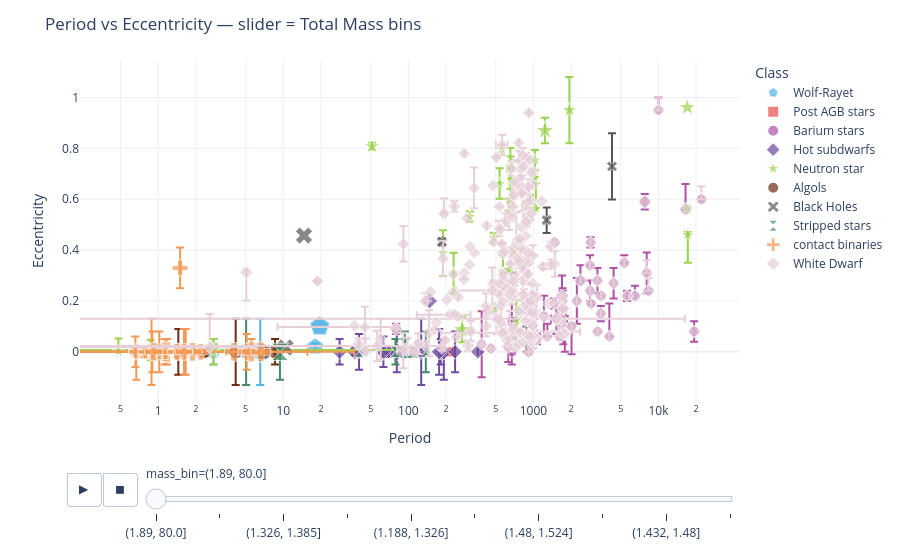

The cell this chart's notebook holds for it:
### Code cell
# Now make an interactive plotly version with mass as a slider
# Compute total mass and create mass bins for the slider
df['Total Mass'] = (df['M1'].fillna(0) + df['M2'].fillna(0)).astype(float)
# Create quantile-based bins to get a reasonable number of slider frames (e.g. 10)
n_bins = 10
# Handle constant or NaN total mass gracefully
if df['Total Mass'].isnull().all() or df['Total Mass'].nunique() <= 1:
    df['mass_bin'] = 'all'
else:
    # we label bins as strings so the slider displays readable tick labels
    df['mass_bin'] = pd.qcut(df['Total Mass'], q=n_bins, duplicates='drop').astype(str)

# Build the animated scatter with animation_frame set to the mass bin
# Ensure size column is numeric and has no NaNs (Plotly requires numeric sizes)
size_col = df['M1'].copy()
# Replace NaN with a small positive floor so markers remain visible
size_col = size_col.fillna(df['M1'].median() if df['M1'].notnull().any() else 1.0)
# Enforce a minimum marker size (e.g., 3) and scale for better visibility
size_col = (size_col - size_col.min()) / (size_col.max() - size_col.min() + 1e-9) * 12 + 3

fig = px.scatter(df.assign(_size=size_col), x='Period', y='Eccentricity',
                 color='class',
                 color_discrete_map=COLORMAP,
                 symbol='class',
                 symbol_map=SYMBOLMAP,
                 hover_data={'System Name': True, 'M1': ':.2f', 'M2': ':.2f', 'Type1': True, 'Type2': True},
                 size='_size',                 # use safe computed size column
                 animation_frame='mass_bin',
                 animation_group='System Name',
                 size_max=15,
                 log_x=True,
                 template='plotly_white')

# Optionally attach error bars if present
try:
    fig.update_traces(error_x=dict(type='data', array=df['Period_err_plus'], arrayminus=df['Period_err_minus']),
                      error_y=dict(type='data', array=df['Ecc_err_plus'], arrayminus=df['Ecc_err_minus']))
except Exception:
    pass

# Improve layout: set slider title and format ticks
fig.update_layout(title='Period vs Eccentricity — slider = Total Mass bins',
                  legend_title_text='Class')
fig.show()

### Figure 1 — Plotly figure (JSON) as saved in the notebook; plotly's stock layout.template omitted (floating-point values rounded to 4 significant figures; data arrays with more than 128 entries replaced by an {"elided": "..."} marker saying what was removed)
{"data": [{"customdata": [["BAT99 19", 40, 22, "O6 V", "WR-WN4"], ["BAT99 129", 27, 16, "O4 V", "WR-WN5"], ["SMC AB 6", 41, 18, "O-O5.5 V", "WR-WN3"], ["SMC AB 7", 44, 23, "O-O6 I", "WR-WN4"], ["SMC AB 8", 61, 19, "O-O4 V", "WR-WO4"]], "error_x": {"array": {"elided": "3851 float values"}, "arrayminus": {"elided": "3851 float values"}, "type": "data"}, "error_y": {"array": {"elided": "3851 float values"}, "arrayminus": {"elided": "3851 float values"}, "type": "data"}, "hovertemplate": "class=Wolf-Rayet<br>mass_bin=(1.89, 80.0]<br>Period=%{x}<br>Eccentricity=%{y}<br>_size=%{marker.size}<br>System Name=%{customdata[0]}<br>M1=%{customdata[1]:.2f}<br>M2=%{customdata[2]:.2f}<br>Type1=%{customdata[3]}<br>Type2=%{customdata[4]}<extra></extra>", "ids": ["BAT99 19", "BAT99 129", "SMC AB 6", "SMC AB 7", "SMC AB 8"], "legendgroup": "Wolf-Rayet", "marker": {"color": "#52b4e5", "size": [10.87, 8.306, 11.06, 11.65, 15.0], "sizemode": "area", "sizeref": 0.06667, "symbol": "pentagon"}, "mode": "markers", "name": "Wolf-Rayet", "orientation": "v", "showlegend": true, "type": "scatter", "x": [17.99, 2.769, 6.538, 19.56, 19.56], "xaxis": "x", "y": [0.02, 0.0, 0.0, 0.1, 0.1], "yaxis": "y"}, {"customdata": [["IRAS 06452-3456", null, 2.07, "MS?", "post AGB"]], "error_x": {"array": {"elided": "3851 float values"}, "arrayminus": {"elided": "3851 float values"}, "type": "data"}, "error_y": {"array": {"elided": "3851 float values"}, "arrayminus": {"elided": "3851 float values"}, "type": "data"}, "hovertemplate": "class=Post AGB stars<br>mass_bin=(1.89, 80.0]<br>Period=%{x}<br>Eccentricity=%{y}<br>_size=%{marker.size}<br>System Name=%{customdata[0]}<br>M1=%{customdata[1]:.2f}<br>M2=%{customdata[2]:.2f}<br>Type1=%{customdata[3]}<br>Type2=%{customdata[4]}<extra></extra>", "ids": ["IRAS 06452-3456"], "legendgroup": "Post AGB stars", "marker": {"color": "#ea4d4d", "size": [3.163], "sizemode": "area", "sizeref": 0.06667, "symbol": "square"}, "mode": "markers", "name": "Post AGB stars", "orientation": "v", "showlegend": true, "type": "scatter", "x": [215.4], "xaxis": "x", "y": [0.0], "yaxis": "y"}, {"customdata": {"elided": "52x5 mixed values"}, "error_x": {"array": {"elided": "3851 float values"}, "arrayminus": {"elided": "3851 float values"}, "type": "data"}, "error_y": {"array": {"elided": "3851 float values"}, "arrayminus": {"elided": "3851 float values"}, "type": "data"}, "hovertemplate": "class=Barium stars<br>mass_bin=(1.89, 80.0]<br>Period=%{x}<br>Eccentricity=%{y}<br>_size=%{marker.size}<br>System Name=%{customdata[0]}<br>M1=%{customdata[1]:.2f}<br>M2=%{customdata[2]:.2f}<br>Type1=%{customdata[3]}<br>Type2=%{customdata[4]}<extra></extra>", "ids": ["HD 89948", "HD 207585", "DM -64 4333", "DM -42 2048", "DM -14 2678", "DM -01 3022", "HD 16458", "HD 18182", "HD 20394", "HD 27271", "HD 31487", "HD 40430", "HD 43389", "HD 44896", "HD 46407", "HD 49641", "HD 49841", "HD 50082", "HD 53199", "HD 58121", "HD 58368", "HD 59852", "HD 77247", "HD 84678", "HD 91208", "HD 92626", "HD 95193", "HD 98839", "HD 101013", "HD 104979", "HD 119185", "HD 121447", "HD 134698", "HD 139195", "HD 143899", "HD 154430", "HD 178717", "HD 180622", "HD 183915", "HD 196673", "HD 199939", "HD 200063", "HD 201657", "HD 201824", "HD 202109", "HD 204075", "HD 205011", "HD 210946", "HD 211594", "HD 218356", "HD 223617", "NGC 2420-173"], "legendgroup": "Barium stars", "marker": {"color": "#af52a6", "size": [3.258, 3.738, 3.266, 3.364, 3.581, 3.305, 3.364, 3.345, 3.384, 3.561, 3.66, 3.443, 3.345, 3.581, 3.404, 3.522, 3.541, 3.305, 3.482, 3.502, 3.502, 3.482, 3.758, 3.443, 3.443, 3.6, 3.522, 3.837, 3.325, 3.522, 3.325, 3.305, 3.285, 3.502, 3.463, 3.443, 3.305, 3.345, 3.345, 3.975, 3.541, 3.384, 3.345, 3.325, 3.66, 3.876, 3.345, 3.345, 3.384, 3.837, 3.266, 3.581], "sizemode": "area", "sizeref": 0.06667, "symbol": "circle"}, "mode": "markers", "name": "Barium stars", "orientation": "v", "showlegend": true, "type": "scatter", "x": [673.0, 672.0, 386.0, 3260.0, 3470.0, 3253.0, 2018.0, 8059.0, 2226.0, 1693.0, 1066.0, 5609.0, 1689.0, 629.0, 457.0, 1785.0, 897.0, 2896.0, 8314.0, 1214.0, 672.0, 3464.0, 80.0, 1630.0, 1754.0, 918.0, 1653.0, 16470.0, 1711.0, 19300.0, 22060.0, 185.7, 10000.0, 5324.0, 1461.0, 1668.0, 2866.0, 4049.0, 4382.0, 7780.0, 584.9, 1735.0, 1710.0, 2837.0, 6489.0, 2378.0, 2837.0, 1529.0, 1019.0, 111.0, 1294.0, 1479.0], "xaxis": "x", "y": [0.12, 0.0, 0.03, 0.08, 0.22, 0.28, 0.1, 0.31, 0.2, 0.22, 0.05, 0.22, 0.08, 0.02, 0.013, 0.07, 0.16, 0.19, 0.24, 0.14, 0.22, 0.15, 0.09, 0.06, 0.17, 0.0, 0.13, 0.56, 0.2, 0.08, 0.6, 0.015, 0.95, 0.35, 0.19, 0.11, 0.43, 0.06, 0.27, 0.59, 0.28, 0.07, 0.17, 0.34, 0.22, 0.28, 0.24, 0.13, 0.06, 0.0, 0.06, 0.43], "yaxis": "y"}, {"customdata": [["HD58978", 11.5, 1.3, "Be", "sdOB"], ["HD200120", 7.85, 0.765, "Be", "sdOB"], ["HD10516", 9.6, 1.2, "Be", "sdOB"], ["HD55606", 6.3, 0.865, "Be", "sdOB"], ["HD109387", 3.65, 0.426, "Be", "sdOB"], ["HD113120", 10.1, 1.43, "Be", "sdOB"], ["HD137387", 11.8, 1.6, "Be", "sdOB"], ["HD152478", 6.5, 0.53, "Be", "sdOB"], ["HD157042", 10.5, 1.06, "Be", "sdOB"], ["HD41335", 17.6, 1.03, "Be", "sdOB"], ["HD161306", 6.02, 0.784, "Be", "sdOB"], ["HD183537", 4.25, 0.477, "Be", "sdOB"], ["HD191610", 6.26, 0.76, "Be", "sdOB"], ["HD194335", 8.2, 1.35, "Be", "sdOB"], ["HD200310", 10.75, 1.45, "Be", "sdOB"], ["HD167128", 4.24, 0.27, "Be", "sdOB"]], "error_x": {"array": {"elided": "3851 float values"}, "arrayminus": {"elided": "3851 float values"}, "type": "data"}, "error_y": {"array": {"elided": "3851 float values"}, "arrayminus": {"elided": "3851 float values"}, "type": "data"}, "hovertemplate": "class=Hot subdwarfs<br>mass_bin=(1.89, 80.0]<br>Period=%{x}<br>Eccentricity=%{y}<br>_size=%{marker.size}<br>System Name=%{customdata[0]}<br>M1=%{customdata[1]:.2f}<br>M2=%{customdata[2]:.2f}<br>Type1=%{customdata[3]}<br>Type2=%{customdata[4]}<extra></extra>", "ids": ["HD58978", "HD200120", "HD10516", "HD55606", "HD109387", "HD113120", "HD137387", "HD152478", "HD157042", "HD41335", "HD161306", "HD183537", "HD191610", "HD194335", "HD200310", "HD167128"], "legendgroup": "Hot subdwarfs", "marker": {"color": "#6d4aa0", "size": [5.254, 4.536, 4.88, 4.231, 3.709, 4.979, 5.313, 4.27, 5.057, 6.455, 4.175, 3.827, 4.223, 4.605, 5.107, 3.825], "sizemode": "area", "sizeref": 0.06667, "symbol": "diamond"}, "mode": "markers", "name": "Hot subdwarfs", "orientation": "v", "showlegend": true, "type": "scatter", "x": [37.25, 28.19, 126.7, 93.76, 61.55, 181.5, 192.1, 236.5, 176.2, 80.87, 99.31, 69.53, 359.3, 63.15, 147.6, 40.33], "xaxis": "x", "y": [0.0, 0.0, 0.0, 0.0, 0.0, 0.0, 0.0, 0.0, 0.0, 0.0, 0.0, 0.0, 0.0, 0.0, 0.2, 0.0], "yaxis": "y"}, {"customdata": {"elided": "33x5 mixed values"}, "error_x": {"array": {"elided": "3851 float values"}, "arrayminus": {"elided": "3851 float values"}, "type": "data"}, "error_y": {"array": {"elided": "3851 float values"}, "arrayminus": {"elided": "3851 float values"}, "type": "data"}, "hovertemplate": "class=Neutron star<br>mass_bin=(1.89, 80.0]<br>Period=%{x}<br>Eccentricity=%{y}<br>_size=%{marker.size}<br>System Name=%{customdata[0]}<br>M1=%{customdata[1]:.2f}<br>M2=%{customdata[2]:.2f}<br>Type1=%{customdata[3]}<br>Type2=%{customdata[4]}<extra></extra>", "ids": ["PSR J0045-7319", "PSR B1259-63", "PSR J1638-4725", "PSR J1638-4725", "PSR J2032+4127", "PSR J2108+4516", "PSR J0210+5845", "Gaia NS1", "J0553-1349", "J2057-4742", "J1553-6846", "J2102+3703", "J0742-4749", "J0152-2049", "J0003-5604", "J1733+5808", "J1150-2203", "J1449+6919", "J0217-7541", "J0639-3655", "J1739+4502", "J0036-0932", "J1048+6547", "J2145+2837", "J2244-2236", "J0824+5254", "J0230+5950", "J0634+6256", "2XMM J1255", "2MASS J06163552", "56 UMa", "J0606+2132", "LAMOST J2354"], "legendgroup": "Neutron star", "marker": {"color": "#9bd24e", "size": [4.723, 6.928, 4.565, 6.928, 5.943, 6.977, 3.699, 3.146, 3.183, 3.196, 3.195, 3.193, 3.167, 3.144, 3.148, 3.219, 3.222, 3.169, 3.186, 3.25, 3.144, 3.175, 3.185, 3.177, 3.187, 3.207, 3.209, 3.222, 3.219, 3.305, 3.837, 3.52, 3.118], "sizemode": "area", "sizeref": 0.06667, "symbol": "star"}, "mode": "markers", "name": "Neutron star", "orientation": "v", "showlegend": true, "type": "scatter", "x": [51.17, 1237.0, 1940.0, 231.0, 17000.0, 269.4, 17180.0, 730.9, 189.1, 230.2, 310.2, 481.0, 497.6, 536.1, 561.8, 570.9, 631.8, 632.6, 636.1, 654.6, 657.4, 719.8, 827.0, 889.5, 938.3, 1027.0, 1029.0, 1046.0, 2.761, 0.8666, 16910.0, 2.774, 0.4799], "xaxis": "x", "y": [0.8079, 0.8699, 0.95, 0.5789, 0.961, 0.08742, 0.46, 0.123, 0.3879, 0.3095, 0.5314, 0.448, 0.168, 0.6615, 0.795, 0.3093, 0.552, 0.2668, 0.3228, 0.721, 0.6777, 0.3993, 0.357, 0.584, 0.5666, 0.686, 0.753, 0.564, 0.0, 0.007, 0.562, 0.01, 0.002], "yaxis": "y"}, {"customdata": [["VFTS 061", 16.3, 8.7, "O9.7: V:", "ON8.5 III:"], ["VFTS 652", 18.1, 6.5, "O9 III:", "B2 Ip"], ["VFTS 538", 18.3, 11.8, "ON9 Ia", "O7.5: I:(f)"], ["HV 2543", 25.6, 15.6, "O8V:", "O9III"], ["VFTS 450", 29, 27.8, "O7::", "O9.7 III:"], ["W61 28-22", 30.9, 13, "O7V", "O8.5III"], ["HV 2241", 36.2, 18.4, "O7 III", "B0 III"], ["TT Aur", 8.1, 5.4, "B2V", "B4"], ["Mu1 Sco", 8.3, 4.6, "B1V", "B:"], ["SV Gem", 8.34, 3.37, "B3", "F:6.5:IV:"], ["V454 Cyg", 8.4, 2.86, "B2.5V", "B7III"]], "error_x": {"array": {"elided": "3851 float values"}, "arrayminus": {"elided": "3851 float values"}, "type": "data"}, "error_y": {"array": {"elided": "3851 float values"}, "arrayminus": {"elided": "3851 float values"}, "type": "data"}, "hovertemplate": "class=Algols<br>mass_bin=(1.89, 80.0]<br>Period=%{x}<br>Eccentricity=%{y}<br>_size=%{marker.size}<br>System Name=%{customdata[0]}<br>M1=%{customdata[1]:.2f}<br>M2=%{customdata[2]:.2f}<br>Type1=%{customdata[3]}<br>Type2=%{customdata[4]}<extra></extra>", "ids": ["VFTS 061", "VFTS 652", "VFTS 538", "HV 2543", "VFTS 450", "W61 28-22", "HV 2241", "TT Aur", "Mu1 Sco", "SV Gem", "V454 Cyg"], "legendgroup": "Algols", "marker": {"color": "#6d2c14", "size": [6.199, 6.554, 6.593, 8.03, 8.7, 9.074, 10.12, 4.585, 4.624, 4.632, 4.644], "sizemode": "area", "sizeref": 0.06667, "symbol": "circle"}, "mode": "markers", "name": "Algols", "orientation": "v", "showlegend": true, "type": "scatter", "x": [2.333, 8.589, 4.16, 4.829, 6.892, 4.251, 4.343, 1.333, 1.446, 4.0, 2.31], "xaxis": "x", "y": [0.0, 0.0, 0.0, NaN, 0.0, NaN, NaN, NaN, 0.0, NaN, NaN], "yaxis": "y"}, {"customdata": [["Gaia BH1", 0.93, 9.27, "MS", "BH"], ["Gaia BH2", 1.07, 8.94, "RG", "BH"], ["Gaia BH3", 0.76, 32.7, "RG", "BH"], ["VFTS 243", 25, 10.1, "O7V", "BH"], ["HD 130298", 24.2, null, "O6.5III", "BH"], ["G3425", 2.66, 3.6, "RG", "BH?"]], "error_x": {"array": {"elided": "3851 float values"}, "arrayminus": {"elided": "3851 float values"}, "type": "data"}, "error_y": {"array": {"elided": "3851 float values"}, "arrayminus": {"elided": "3851 float values"}, "type": "data"}, "hovertemplate": "class=Black Holes<br>mass_bin=(1.89, 80.0]<br>Period=%{x}<br>Eccentricity=%{y}<br>_size=%{marker.size}<br>System Name=%{customdata[0]}<br>M1=%{customdata[1]:.2f}<br>M2=%{customdata[2]:.2f}<br>Type1=%{customdata[3]}<br>Type2=%{customdata[4]}<extra></extra>", "ids": ["Gaia BH1", "Gaia BH2", "Gaia BH3", "VFTS 243", "HD 130298", "G3425"], "legendgroup": "Black Holes", "marker": {"color": "#565656", "size": [3.173, 3.201, 3.14, 7.912, 7.755, 3.514], "sizemode": "area", "sizeref": 0.06667, "symbol": "x"}, "mode": "markers", "name": "Black Holes", "orientation": "v", "showlegend": true, "type": "scatter", "x": [185.4, 1277.0, 4253.0, 10.4, 14.63, 877.0], "xaxis": "x", "y": [0.4323, 0.5176, 0.7291, 0.017, 0.457, 0.05], "yaxis": "y"}, {"customdata": [["VFTS 291", 13.2, 2, "B", "SS"], ["LB-1", 7, 1.5, "B3Ve", "SS"], ["NGC 1850 BH1", 10, 3.75, "MS", "SS"], ["HR 6819", 6, 0.4, "B2-3Ve", "SS"], ["2dFS 163", 10.5, 3.96, "B0-1Ve", "SS"], ["2dFS 2553", 13.8, 6.86, "Be", "SS"], ["Sk -71 35", 35.7, 7.8, "O9Ve", "SS"], ["SMCSGS-FS 69", 17, 2.8, "Be", "SS"], ["Gamma Columbae", null, 4.5, "?", "SS"], ["Upsilon Sagittarii", 6.8, 0.3, "B", "SS"]], "error_x": {"array": {"elided": "3851 float values"}, "arrayminus": {"elided": "3851 float values"}, "type": "data"}, "error_y": {"array": {"elided": "3851 float values"}, "arrayminus": {"elided": "3851 float values"}, "type": "data"}, "hovertemplate": "class=Stripped stars<br>mass_bin=(1.89, 80.0]<br>Period=%{x}<br>Eccentricity=%{y}<br>_size=%{marker.size}<br>System Name=%{customdata[0]}<br>M1=%{customdata[1]:.2f}<br>M2=%{customdata[2]:.2f}<br>Type1=%{customdata[3]}<br>Type2=%{customdata[4]}<extra></extra>", "ids": ["VFTS 291", "LB-1", "NGC 1850 BH1", "HR 6819", "2dFS 163", "2dFS 2553", "Sk -71 35", "SMCSGS-FS 69", "Gamma Columbae", "Upsilon Sagittarii"], "legendgroup": "Stripped stars", "marker": {"color": "#408c63", "size": [5.589, 4.368, 4.959, 4.171, 5.057, 5.707, 10.02, 6.337, 3.163, 4.329], "sizemode": "area", "sizeref": 0.06667, "symbol": "hourglass"}, "mode": "markers", "name": "Stripped stars", "orientation": "v", "showlegend": true, "type": "scatter", "x": [108.1, 78.8, 5.04, 40.34, NaN, 93.6, 9.399, NaN, NaN, 137.9], "xaxis": "x", "y": [0.0, 0.0, 0.0, 0.0, NaN, 0.03, 0.0, NaN, NaN, 0.0], "yaxis": "y"}, {"customdata": [["LSS 3074", 17.2, 14.8, "O6-7:(f):, Contact", "O4 f +, Contact"], ["MY Cam", 37.7, 31.6, "O4.5-6V, Contact", "O6V, Contact"], ["OGLE SMC-SC10 108086", 16.9, 14.3, "O9V, Contact", "O9.5-B0V, Contact"], ["TU Mus", 16.7, 10.4, "O7V, Contact", "O8V, Contact"], ["V382 Cyg", 26.1, 19, "O6.5V((f)), Contact", "O6V((f)), Contact"], ["VFTS 352", 28.9, 28.6, "O4.5 V(n)((fc))z, Contact", "O5.5 V(n)((fc))z, Contact"], ["CT Tau", 14.25, 14.01, "B1V, Contact", "B1V, Contact"], ["GU Mon", 8.79, 8.58, "B1V, Contact", "B1V, Contact"], ["SV Cen", 8.56, 6.05, "B, Contact?", "B, Contact?"], ["V606 Cen", 14.7, 7.74, "B0.5V, Contact", "B2V, Contact"], ["V701 Sco", 9.78, 9.74, "B1-1.5V, Contact", "B1-1.5V, Contact"], ["V745 Cas", 18.31, 10.47, "B0V, Contact", "B1-2 IV/V, Contact"], ["VFTS 066", 13, 6.6, "B0V, Contact", "B1.5III, Contact"], ["RZ Pyx", 5.3, 2.61, "B5V, Contact", "B5/7V, Contact"], ["LY Aur", 25.5, 14, "O9II, Contact", "O9III, Contact"], ["XZ Cep", 18.7, 9.3, "O9.5V, Contact", "B1III, Contact"], ["V348 Car", 32, 29, "B0-B.05III , Contact", "B1III, Contact"], ["V729 Cyg", 31.6, 8.8, "O6.5-7 Ia, Contact", "Ofpe/WN9, Contact"], ["BH Cen", 9.4, 7.9, "B, Contact", "B, Contact"], ["HD 64315B", 14.6, 14.6, "O9V, Contact", "O9V, Contact"], ["DIRECT V4741 M31A", 18, 16.8, "O, Contact", "O, Contact"], ["DIRECT V1555 M31A", 23, 22.4, "O, Contact", "O, Contact"]], "error_x": {"array": {"elided": "3851 float values"}, "arrayminus": {"elided": "3851 float values"}, "type": "data"}, "error_y": {"array": {"elided": "3851 float values"}, "arrayminus": {"elided": "3851 float values"}, "type": "data"}, "hovertemplate": "class=contact binaries<br>mass_bin=(1.89, 80.0]<br>Period=%{x}<br>Eccentricity=%{y}<br>_size=%{marker.size}<br>System Name=%{customdata[0]}<br>M1=%{customdata[1]:.2f}<br>M2=%{customdata[2]:.2f}<br>Type1=%{customdata[3]}<br>Type2=%{customdata[4]}<extra></extra>", "ids": ["LSS 3074", "MY Cam", "OGLE SMC-SC10 108086", "TU Mus", "V382 Cyg", "VFTS 352", "CT Tau", "GU Mon", "SV Cen", "V606 Cen", "V701 Sco", "V745 Cas", "VFTS 066", "RZ Pyx", "LY Aur", "XZ Cep", "V348 Car", "V729 Cyg", "BH Cen", "HD 64315B", "DIRECT V4741 M31A", "DIRECT V1555 M31A"], "legendgroup": "contact binaries", "marker": {"color": "#f49856", "size": [6.377, 10.41, 6.317, 6.278, 8.129, 8.68, 5.796, 4.721, 4.675, 5.884, 4.916, 6.595, 5.55, 4.034, 8.011, 6.672, 9.29, 9.212, 4.841, 5.865, 6.534, 7.518], "sizemode": "area", "sizeref": 0.06667, "symbol": "cross"}, "mode": "markers", "name": "contact binaries", "orientation": "v", "showlegend": true, "type": "scatter", "x": [2.185, 1.175, 0.8831, 1.387, 1.886, 1.124, 0.6668, 0.8966, 1.658, 1.495, 0.7619, 1.411, 1.141, 0.6563, 4.02, 5.097, 5.562, 6.598, 0.7916, 1.019, 1.604, 0.917], "xaxis": "x", "y": [0.0, 0.0, 0.0, 0.0, 0.0, 0.0, 0.0, 0.0, 0.0, 0.33, 0.0, 0.0, 0.0, 0.0, 0.0, 0.0, 0.0, 0.0, 0.0, 0.0, 0.0, 0.0], "yaxis": "y"}, {"customdata": {"elided": "228x5 mixed values"}, "error_x": {"array": {"elided": "3851 float values"}, "arrayminus": {"elided": "3851 float values"}, "type": "data"}, "error_y": {"array": {"elided": "3851 float values"}, "arrayminus": {"elided": "3851 float values"}, "type": "data"}, "hovertemplate": "class=White Dwarf<br>mass_bin=(1.89, 80.0]<br>Period=%{x}<br>Eccentricity=%{y}<br>_size=%{marker.size}<br>System Name=%{customdata[0]}<br>M1=%{customdata[1]:.2f}<br>M2=%{customdata[2]:.2f}<br>Type1=%{customdata[3]}<br>Type2=%{customdata[4]}<extra></extra>", "ids": {"elided": "228 str values"}, "legendgroup": "White Dwarf", "marker": {"color": "#e6cfd9", "size": {"elided": "228 float values"}, "sizemode": "area", "sizeref": 0.06667, "symbol": "diamond"}, "mode": "markers", "name": "White Dwarf", "orientation": "v", "showlegend": true, "type": "scatter", "x": {"elided": "228 float values"}, "xaxis": "x", "y": {"elided": "228 float values"}, "yaxis": "y"}], "layout": {"legend": {"itemsizing": "constant", "title": {"text": "Class"}, "tracegroupgap": 0}, "margin": {"t": 60}, "sliders": [{"active": 0, "currentvalue": {"prefix": "mass_bin="}, "len": 0.9, "pad": {"b": 10, "t": 60}, "steps": [{"args": [["(1.89, 80.0]"], {"frame": {"duration": 0, "redraw": false}, "fromcurrent": true, "mode": "immediate", "transition": {"duration": 0, "easing": "linear"}}], "label": "(1.89, 80.0]", "method": "animate"}, {"args": [["(-0.001, 1.188]"], {"frame": {"duration": 0, "redraw": false}, "fromcurrent": true, "mode": "immediate", "transition": {"duration": 0, "easing": "linear"}}], "label": "(-0.001, 1.188]", "method": "animate"}, {"args": [["(1.326, 1.385]"], {"frame": {"duration": 0, "redraw": false}, "fromcurrent": true, "mode": "immediate", "transition": {"duration": 0, "easing": "linear"}}], "label": "(1.326, 1.385]", "method": "animate"}, {"args": [["(1.59, 1.664]"], {"frame": {"duration": 0, "redraw": false}, "fromcurrent": true, "mode": "immediate", "transition": {"duration": 0, "easing": "linear"}}], "label": "(1.59, 1.664]", "method": "animate"}, {"args": [["(1.188, 1.326]"], {"frame": {"duration": 0, "redraw": false}, "fromcurrent": true, "mode": "immediate", "transition": {"duration": 0, "easing": "linear"}}], "label": "(1.188, 1.326]", "method": "animate"}, {"args": [["(1.664, 1.89]"], {"frame": {"duration": 0, "redraw": false}, "fromcurrent": true, "mode": "immediate", "transition": {"duration": 0, "easing": "linear"}}], "label": "(1.664, 1.89]", "method": "animate"}, {"args": [["(1.48, 1.524]"], {"frame": {"duration": 0, "redraw": false}, "fromcurrent": true, "mode": "immediate", "transition": {"duration": 0, "easing": "linear"}}], "label": "(1.48, 1.524]", "method": "animate"}, {"args": [["(1.385, 1.432]"], {"frame": {"duration": 0, "redraw": false}, "fromcurrent": true, "mode": "immediate", "transition": {"duration": 0, "easing": "linear"}}], "label": "(1.385, 1.432]", "method": "animate"}, {"args": [["(1.432, 1.48]"], {"frame": {"duration": 0, "redraw": false}, "fromcurrent": true, "mode": "immediate", "transition": {"duration": 0, "easing": "linear"}}], "label": "(1.432, 1.48]", "method": "animate"}, {"args": [["(1.524, 1.59]"], {"frame": {"duration": 0, "redraw": false}, "fromcurrent": true, "mode": "immediate", "transition": {"duration": 0, "easing": "linear"}}], "label": "(1.524, 1.59]", "method": "animate"}], "x": 0.1, "xanchor": "left", "y": 0, "yanchor": "top"}], "title": {"text": "Period vs Eccentricity — slider = Total Mass bins"}, "updatemenus": [{"buttons": [{"args": [null, {"frame": {"duration": 500, "redraw": false}, "fromcurrent": true, "mode": "immediate", "transition": {"duration": 500, "easing": "linear"}}], "label": "&#9654;", "method": "animate"}, {"args": [[null], {"frame": {"duration": 0, "redraw": false}, "fromcurrent": true, "mode": "immediate", "transition": {"duration": 0, "easing": "linear"}}], "label": "&#9724;", "method": "animate"}], "direction": "left", "pad": {"r": 10, "t": 70}, "showactive": false, "type": "buttons", "x": 0.1, "xanchor": "right", "y": 0, "yanchor": "top"}], "xaxis": {"anchor": "y", "domain": [0, 1], "title": {"text": "Period"}, "type": "log"}, "yaxis": {"anchor": "x", "domain": [0, 1], "title": {"text": "Eccentricity"}}}}
